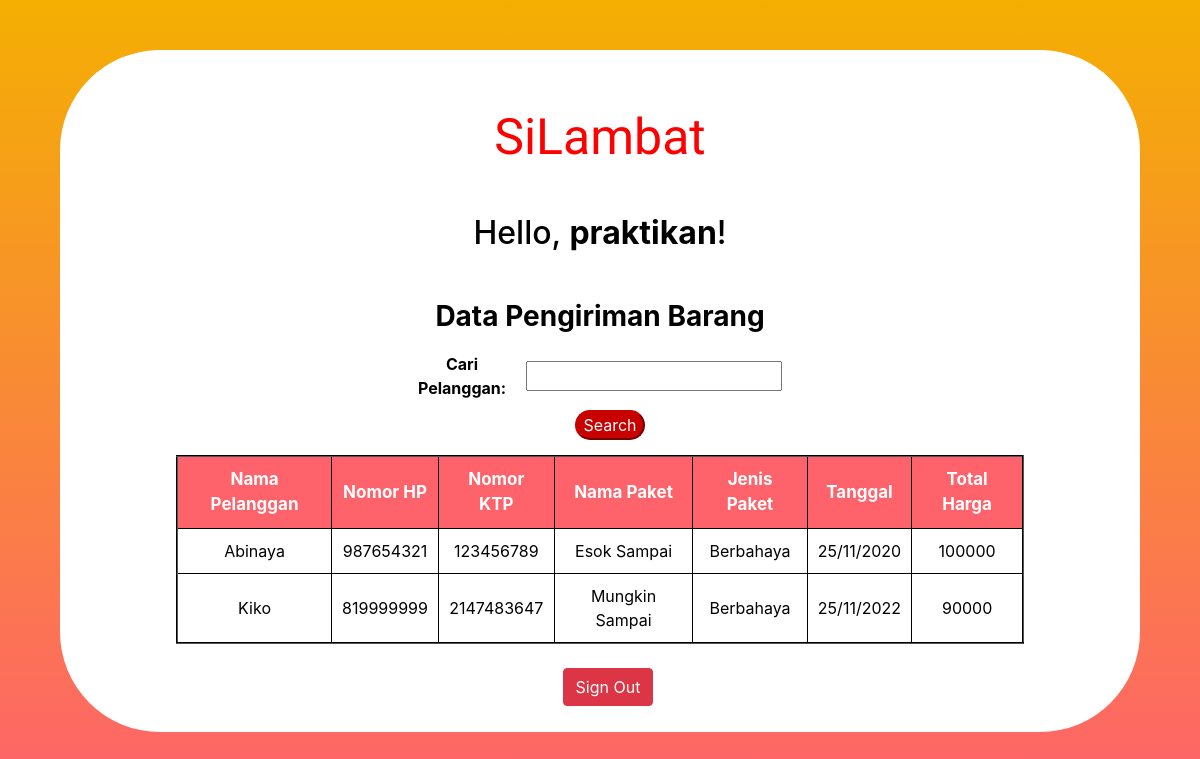
Screenshot of /home.php (signed in) with the database file from the repository.
### tables this page shows
CREATE TABLE `pembayaran` (
  `id_transaksi` int(3) NOT NULL,
  `id_pelanggan` int(3) NOT NULL,
  `id_paket` int(3) NOT NULL,
  `tanggal` varchar(20) NOT NULL,
  `jumlah` int(16) NOT NULL,
  `is_delete` bit(1) NOT NULL DEFAULT b'0'
);

CREATE TABLE `pelanggan` (
  `id_pelanggan` int(3) NOT NULL,
  `nama` varchar(100) NOT NULL,
  `no_ktp` int(20) NOT NULL,
  `no_hp` int(20) NOT NULL,
  `is_delete` bit(1) NOT NULL DEFAULT b'0'
);

CREATE TABLE `paket` (
  `id_paket` int(3) NOT NULL,
  `nama_paket` varchar(20) NOT NULL,
  `jenis_paket` varchar(20) NOT NULL,
  `harga` int(100) NOT NULL,
  `is_delete` bit(1) NOT NULL DEFAULT b'0'
);

### home.php (the view, shortened to what this page needs)
<?php
    include_once("config.php");
    if(isset($_GET['search'])){
        $search = $_GET['search'];
        $listnota = mysqli_query($link, "SELECT pelanggan.nama, pelanggan.no_hp, pelanggan.no_ktp, paket.nama_paket, paket.jenis_paket, pembayaran.tanggal, paket.harga*pembayaran.jumlah AS total_harga FROM paket INNER JOIN pembayaran ON paket.id_paket=pembayaran.id_paket INNER JOIN pelanggan ON pelanggan.id_pelanggan=pembayaran.id_pelanggan WHERE pembayaran.is_delete = 0 AND nama LIKE '%".$search."%'");
    } else {
        $listnota = mysqli_query($link, "SELECT pelanggan.nama, pelanggan.no_hp, pelanggan.no_ktp, paket.nama_paket, paket.jenis_paket, pembayaran.tanggal, paket.harga*pembayaran.jumlah AS total_harga FROM paket INNER JOIN pembayaran ON paket.id_paket=pembayaran.id_paket INNER JOIN pelanggan ON pelanggan.id_pelanggan=pembayaran.id_pelanggan WHERE pembayaran.is_delete = 0");
    }
?>
<!DOCTYPE html>
<html lang="en">
<head>
    <link rel="stylesheet" href="https://stackpath.bootstrapcdn.com/bootstrap/4.5.2/css/bootstrap.min.css">
</head>
<body>
    <div class="Tabel">
    <div class="Judul">
        <h1 class="my-5">SiLambat</h1>
    <div>
    <h2 class="my-5">Hello, <b><?php echo htmlspecialchars($_SESSION["username"]); ?></b>!</h2>
    <h3>Data Pengiriman Barang</h3>
    <form action="home.php" method="GET" name="form1">
        <table width="25%" border="0">
            <tr>
                <td class="searchLabel">Cari Pelanggan:</td>
                <td><input type="text" name="search"></td>
            </tr>
        </table>
        <input class="buttonSearch" type="submit" value="Search" />
    </form>
        <table width='80%' border=2 >
            <tr class="Search">
                <th>Nama Pelanggan</th> <th>Nomor HP</th> <th>Nomor KTP</th> <th>Nama Paket</th> <th>Jenis Paket</th> <th>Tanggal</th> <th>Total Harga</th>
            </tr>
            <?php
                while($item = mysqli_fetch_array($listnota)) {
                    echo "<tr>";
                    echo "<td>".$item['nama']."</td>";
                    echo "<td>".$item['no_hp']."</td>";
                    echo "<td>".$item['no_ktp']."</td>";
                    echo "<td>".$item['nama_paket']."</td>";
                    echo "<td>".$item['jenis_paket']."</td>";
                    echo "<td>".$item['tanggal']."</td>";
                    echo "<td>".$item['total_harga']."</td>";
                }
            ?>
        </table><br>
    </div>
    <p>
        <a href="logout.php" class="btn btn-danger ml-3">Sign Out</a>
    </p>
</body>
</html>

### home.php (style rules this page uses)
body { font: Outfit; text-align: center; background-color: rgb(255, 255, 255); background: linear-gradient(to top, #fe636b, #f4af02) no-repeat center fixed; background-size: cover; }
h1 { font: 50px Norican; margin-left: 10px; margin-right: 10px; color: rgb(255, 0, 0); }
h2 { margin-left: 10px; margin-right: 10px; color: rgb(0, 0, 0); }
h3 { text-align: center; color: rgb(0, 0, 0); font-weight: bold; }
table { margin-left: auto; margin-right: auto; border-color: rgb(0, 0, 0); }
th { padding: 10px 10px 10px 10px; text-align: center; font-weight: bold; font-size: 17px; background-color: rgb(254, 99, 107); color: rgb(255, 255, 255); }
tr { text-align: center; color: rgb(0, 0, 0); }
td { padding: 10px 10px 10px 10px; color: rgb(0, 0, 0); }
p { text-align: center; }
.Tabel { width: 90%; padding: 10px 10px 10px 10px; margin-top: 50px; margin-bottom: 50px; margin-left: auto; margin-right: auto; background-color: rgb(255, 255, 255); border-radius: 100px; }
.buttonSearch { margin-bottom: 15px; background-color: rgb(200, 0, 0); margin-left: 20px; margin-right: auto; color: rgb(255, 255, 255); border-radius: 50px; border-color: rgb(200, 0, 0); }
.searchLabel { font-weight: bold; }

### rows the page displays
pembayaran: id_pelanggan.nama "Abinaya", id_pelanggan.no_hp "987654321", id_pelanggan.no_ktp "123456789", id_paket.nama_paket "Esok Sampai", id_paket.jenis_paket "Berbahaya", tanggal "25/11/2020", total_harga "100000"
pembayaran: id_pelanggan.nama "Kiko", id_pelanggan.no_hp "819999999", id_pelanggan.no_ktp "2147483647", id_paket.nama_paket "Mungkin Sampai", id_paket.jenis_paket "Berbahaya", tanggal "25/11/2022", total_harga "90000"

### other values shown
$_SESSION["username"] "praktikan"
